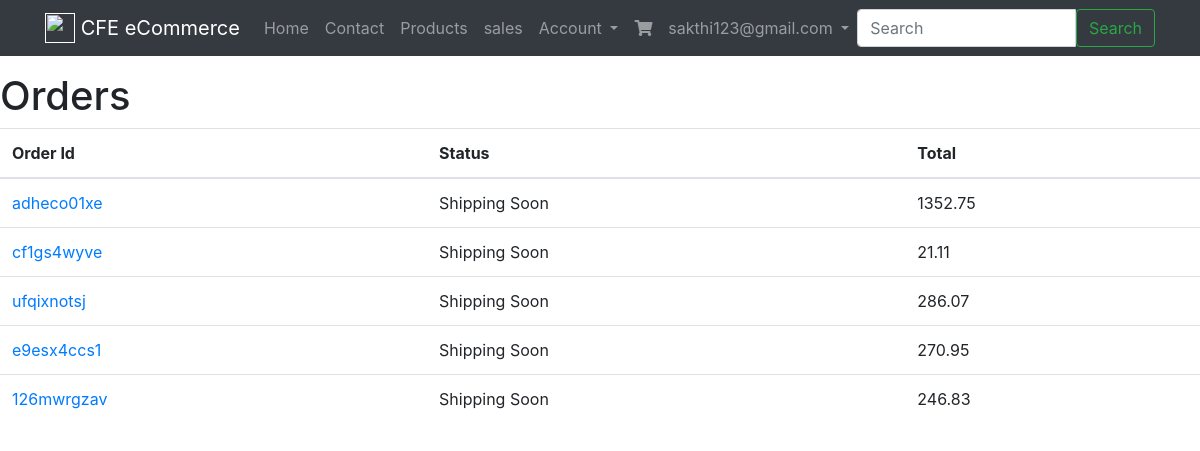
/order/ (signed in), run on the app's committed database.
### accounts/models.py (models this page shows, shortened)
class User(AbstractBaseUser):
	email = models.EmailField(max_length=290,unique=True)
	full_name=models.CharField(max_length=255,blank=True,null=True)
	is_active=models.BooleanField(default=True)
	active=models.BooleanField(default=True)
	staff=models.BooleanField(default=False)
	admin=models.BooleanField(default=False)
	timestamp=models.DateTimeField(auto_now_add=True)
	USERNAME_FIELD = 'email' #username
	REQUIRED_FIELDS = []
	objects = UserManager()

### orders/models.py (models this page shows, shortened)
class Order(models.Model):
	billing_profile=models.ForeignKey(BillingProfile,on_delete=models.CASCADE,null=True,blank=True)
	order_id = models.CharField(max_length=120,blank=True)
	shipping_address= models.ForeignKey(Address, related_name="shipping_address",on_delete=models.CASCADE,null=True, blank=True)
	billing_address= models.ForeignKey(Address, related_name="billing_address",on_delete=models.CASCADE,null=True, blank=True)
	cart = models.ForeignKey(Cart,on_delete=models.CASCADE)
	status = models.CharField(max_length=120,blank=True,default='created',choices=OrderChoices)
	shipping_total = models.DecimalField(max_digits=100,decimal_places=2,default=5.99)
	total = models.DecimalField(max_digits=100,decimal_places=2,default=0.00)
	active = models.BooleanField(default=True)
	updated = models.DateTimeField(auto_now=True)
	timestamp = models.DateTimeField(auto_now_add=True)
	objects=OrderManager()
	class Meta:
		ordering = ['-timestamp','-updated']
	def get_absolute_url(self):
		return reverse("orders:detail",kwargs={'order_id':self.order_id})
	def get_status(self):
		if self.status == "refunded":
			return "Refunded order"
		elif self.status == "shipped":
			return "Shipped"
		return "Shipping Soon"

### orders/views.py (the view)
# urls.py: path('', OrderListView.as_view(), name='list'),
class OrderListView(LoginRequiredMixin,ListView):
	def get_queryset(self):
		return Order.objects.by_request(self.request).not_created()

### billing/models.py (called while the page is built)
    def new_or_get(self, request):
        user = request.user
        guest_email_id = request.session.get('guest_email_id')
        created = False
        obj = None
        if user.is_authenticated:
            obj, created = self.model.objects.get_or_create(
                            user=user, email=user.email)
        elif guest_email_id is not None:
            'guest user checkout; auto reloads payment stuff'
            guest_email_obj = GuestProfile.objects.get(id=guest_email_id)
            obj, created = self.model.objects.get_or_create(
                                            email=guest_email_obj.email)
        else:
            pass
        return obj, created

### orders/models.py (called while the page is built)
	def not_created(self):
		return self.exclude(status='created')

	def by_request(self,request):
		billing_profile,created = BillingProfile.objects.new_or_get(request)
		return self.filter(billing_profile=billing_profile)

	def get_queryset(self):
		return OrderManagerQuerySet(self.model,using=self._db)

	def by_request(self,request):
		return self.get_queryset().by_request(request)

### templates/orders/order_list.html
{% extends "base.html" %}
{% block content %}
<div class='row'>
    <div class='col-12'>
        <h1>Orders</h1>
    </div>
</div>
<div class='row'>
    <div class='col'>
        <table class='table'>
            <thead><th>Order Id</th><th>Status</th><th>Total</th></thead>
            <tbody>
                {% for object in object_list %}
                    <tr>
                        <td><a href='{{ object.get_absolute_url }}'>{{ object.order_id }}</a></td>
                        <td>{{ object.get_status }}</td>
                        <td>{{ object.total }}</td>
                    </tr>
                {% empty %}
                <tr><td colspan="3"><p class='lead'>No orders yet.</td></tr>
                {% endfor %}
            </tbody>
        </table>
    </div>
</div>
{% endblock %}

### templates/base/navbar.html (shortened to what this page needs)
{% url 'contact' as contact_url %}
{% url 'products:list' as product_list_url %}
{% url 'login' as login_url %}
{% url 'register' as register_url %}
{% url 'cart:home' as cart_url %}
{% url 'account:home' as account_url %}
{% url 'sales' as sales_url %}
<nav class="navbar navbar-expand-lg navbar-dark bg-dark mb-3">
   <div class='container'>
  <a class="navbar-brand" href="{{ home_url }}">
    <img src="http://getbootstrap.com/assets/brand/bootstrap-solid.svg" width="30" height="30" class="d-inline-block align-top" alt="">
    {% if brand_name %} {{brand_name }} {% else %}CFE eCommerce {% endif %}
  </a>
  <div class="collapse navbar-collapse" id="navbarSupportedContent">
    <ul class="navbar-nav mr-auto">
      <li class="nav-item {% if request.path == home_url %}active{% endif %}">
        <a class="nav-link" href="#">Home <span class="sr-only">(current)</span></a>
      </li>
      <li class="nav-item {% if request.path == contact_url %}active{% endif %}">
        <a class="nav-link" href="{{ contact_url }}">Contact</a>
      </li>
      <li class="nav-item {% if request.path == product_list_url %}active{% endif %}">
        <a class="nav-link" href="{{ product_list_url }}">Products</a>
      </li>
      <li class="nav-item {% if request.path == product_list_url %}active{% endif %}">
        <a class="nav-link" href="{{ sales_url }}">sales</a>
      </li>
      {% if request.user.is_authenticated %}
       <li class="nav-item dropdown">
        <a class="nav-link dropdown-toggle" href="#" id="navbarDropdown" role="button" data-toggle="dropdown" aria-haspopup="true" aria-expanded="false">
          Account
        </a>
      </li>
      {% endif %}
        <li class="nav-item {% if request.path == cart_url %}active{% endif %}">
          <a class="nav-link" href="{{ cart_url }}"><i class="fa fa-shopping-cart" aria-hidden="true"></i></a>
      </li>
        <li class="nav-item dropdown">
            <a class="nav-link dropdown-toggle" href="http://example.com" id="navbarDropdownMenuLink" data-toggle="dropdown" aria-haspopup="true" aria-expanded="false">
              {{request.user.email}}
            </a>
          </li>
    </ul>
    {% include 'search/form.html' %}
  </div>
</div>
</nav>

### data on the page
User: user.email "sakthi123@gmail.com"
Order: order_id "adheco01xe", get_status "Shipping Soon", total "1352.75"
Order: order_id "cf1gs4wyve", get_status "Shipping Soon", total "21.11"
Order: order_id "ufqixnotsj", get_status "Shipping Soon", total "286.07"
Order: order_id "e9esx4ccs1", get_status "Shipping Soon", total "270.95"
Order: order_id "126mwrgzav", get_status "Shipping Soon", total "246.83"
